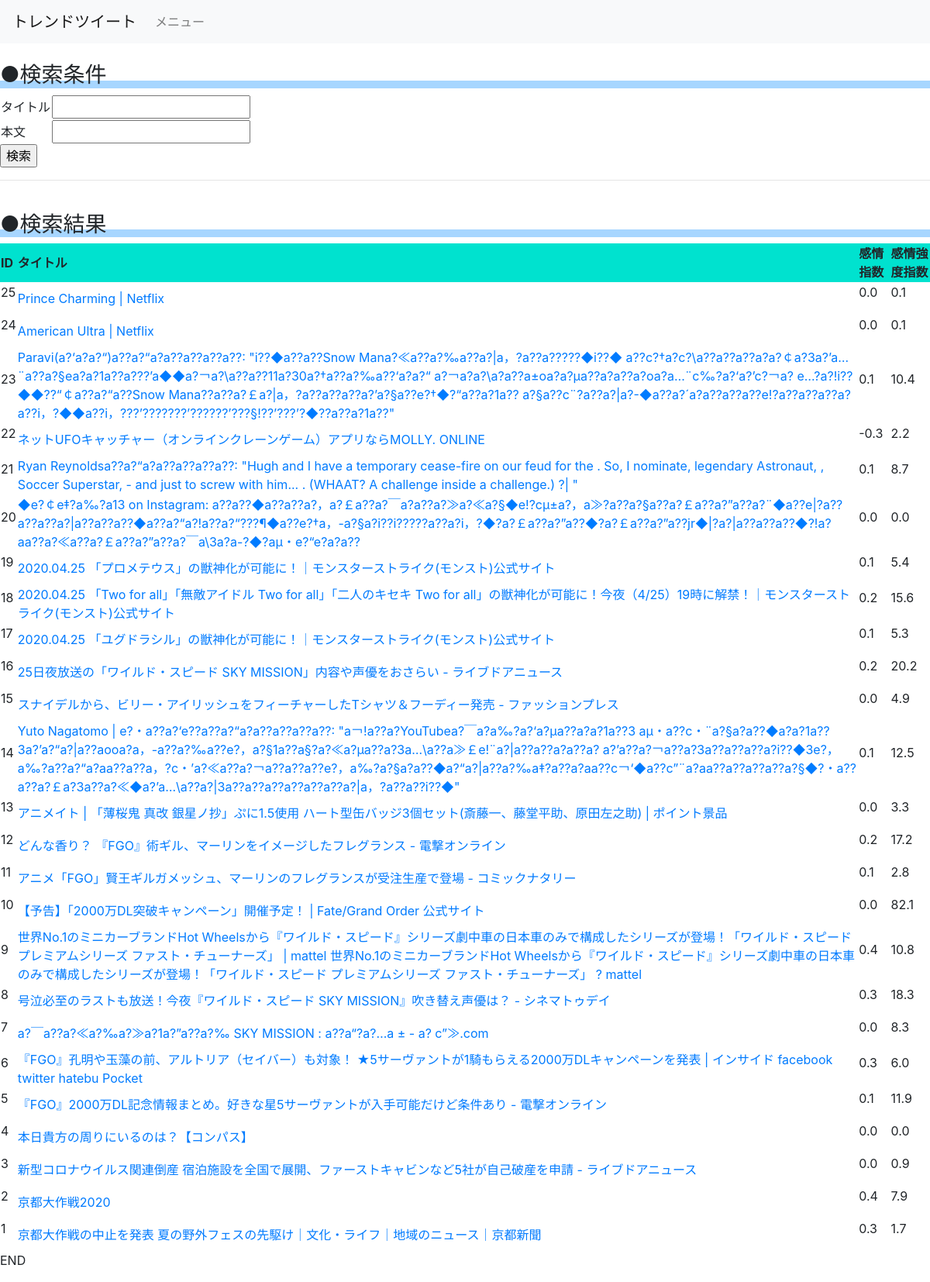
The page /app/linkedurl/ on the database its author committed.
### app/models.py (models this page shows, shortened)
class Url(models.Model):
    linkedurl = models.CharField(
        verbose_name = '関連リンクURL',
        max_length = 500,
    )
    sentimentscore = models.FloatField(
        verbose_name='感情指数',
        blank=True,
        null=True,
    )
    sentimentsmagnitude = models.FloatField(
        verbose_name='感情強度指数',
        blank=True,
        null=True,
    )
    validstrcount = models.IntegerField(
        verbose_name='有効文字数',
        validators=[validators.MinValueValidator(0)],
    )
    title = models.CharField(
        verbose_name = 'タイトル',
        max_length = 200,
        blank=True,
        null=True,
    )
    contents = models.CharField(
        verbose_name = '本文',
        max_length = 10000,
        blank=True,
        null=True,
    )

### app/views.py (the view, shortened to what this page needs)
# urls.py: path('linkedurl/', views.url_forms,  name='url'),
def url_forms(request):
    message = ''
    url_list = Url.objects.all().order_by('-pk')
    form = forms.UrlForm(request.POST or None)
    d = {
        'form': form,
        'message': message,
        'url_list' : url_list,
        }
    return render(request, 'app/url_list.html', d)

### app/forms.py
class UrlForm(forms.ModelForm):
    class Meta:
        model = Url
        fields = ('title', 'contents')

### app/templates/app/url_list.html (shortened to what this page needs)
{% extends "app/_base.html" %}
{% block content %}
<br>
  <h3 class="sub_title">●検索条件</h3>
  <form method="post" action="">
	<table>
	  <tr>
	    <td>{{ form.title.label }}</td>
	    <td>{{ form.title }}</td>
	  </tr>
	  <tr>
	    <td>{{ form.contents.label }}</td>
	    <td>{{ form.contents }}</td>
	  </tr>
	</table>
    <input type="submit" value="検索">
  </form>
  <hr>
  <br>
    <h3 class="sub_title">●検索結果</h3>
	<div class="row">
		<div class="col-12">
			<ul class="list-group">
				<table id="tablelist" class="tablesorter">
					<thead>
					<tr>
						<th>ID</th>
						<th>タイトル</th>
						<th>感情指数</th>
						<th>感情強度指数</th>
					</tr>
					</thead>
					{% for url in url_list %}
						<tr>
							<td><p>{{ url.pk }}</p></td>
							<td><a href={{ url.linkedurl }} target="_blank" rel="noopener noreferrer">{{ url.title }}</a></td>
							<td><p>{{ url.sentimentscore }}</p></td>
							<td><p>{{ url.sentimentsmagnitude }}</p></td>
						</tr>
				{% empty %}
				<li class="list-group-item">
					対象のデータがありません
				</li>
				{% endfor %}
				</table>
			</ul>
		</div>
	</div>
{% endblock %}

### app/static/app/css/app.css (style rules this page uses)
th { background-color: #00e2cf; }
h3.sub_title { background: linear-gradient(transparent 70%, #a7d6ff 70%); }

### rows shown on the page
Url: pk "25", title "Prince Charming | Netflix", sentimentscore "0.0", sentimentsmagnitude "0.1"
Url: pk "24", title "American Ultra | Netflix", sentimentscore "0.0", sentimentsmagnitude "0.1"
Url: pk "23", title "Paravi(a?‘a?a?“)a??a?“a?a??a??a??a??: \"i??◆a??a??Snow Mana?≪a??a?‰a??a?|a，?a??a?????◆i??◆ a??c?†a?c?\\a??a??a??a?a?￠a?3a?’a…¨a??a?§ea?a?1a??a???’a◆◆a?￢a?\\a??a??11a?30a?†a??a?‰a??‘a?a?“ a?￢a?a?\\a?a??a±oa?a?μa??a?a??a?oa?a…¨c‰?a?‘a?’c?￢a? e…?a?!i??◆◆??“￠a??a?“a??Snow Mana??a??a?￡a?|a，?a??a??a??a?’a?§a??e?†◆?“a??a?1a?? a?§a??c¨?a??a?|a?-◆a??a?´a?a??a??a??e!?a??a??a??a?a??i，?◆◆a??i，???’???????’??????’???§!??’???’?◆??a??a?1a??\"", sentimentscore "0.1", sentimentsmagnitude "10.4"
Url: pk "22", title "ネットUFOキャッチャー（オンラインクレーンゲーム）アプリならMOLLY. ONLINE", sentimentscore "-0.3", sentimentsmagnitude "2.2"
Url: pk "21", title "Ryan Reynoldsa??a?“a?a??a??a??a??: \"Hugh and I have a temporary cease-fire on our feud for the . So, I nominate, legendary Astronaut, , Soccer Superstar, - and just to screw with him... . (WHAAT? A challenge inside a challenge.) ?| \"", sentimentscore "0.1", sentimentsmagnitude "8.7"
Url: pk "20", title "◆e?￠e‡?a‰?a13 on Instagram: a??a??◆a??a??a?，a?￡a??a?￣a?a??a?≫a?≪a?§◆e!?cμ±a?，a≫?a??a?§a??a?￡a??a?”a??a?¨◆a??e|?a??a??a??a?|a??a??a??◆a??a?“a?!a??a?“???¶◆a??e?†a，-a?§a?i??i?????a??a?i，?◆?a?￡a??a?”a??◆?a?￡a??a?”a??jr◆|?a?|a??a??a??◆?!a?aa??a?≪a??a?￡a??a?”a??a?￣a\\3a?a-?◆?aμ・e?“e?a?a??", sentimentscore "0.0", sentimentsmagnitude "0.0"
Url: pk "19", title "2020.04.25 「プロメテウス」の獣神化が可能に！｜モンスターストライク(モンスト)公式サイト", sentimentscore "0.1", sentimentsmagnitude "5.4"
Url: pk "18", title "2020.04.25 「Two for all」「無敵アイドル Two for all」「二人のキセキ Two for all」の獣神化が可能に！今夜（4/25）19時に解禁！｜モンスターストライク(モンスト)公式サイト", sentimentscore "0.2", sentimentsmagnitude "15.6"
Url: pk "17", title "2020.04.25 「ユグドラシル」の獣神化が可能に！｜モンスターストライク(モンスト)公式サイト", sentimentscore "0.1", sentimentsmagnitude "5.3"
Url: pk "16", title "25日夜放送の「ワイルド・スピード SKY MISSION」内容や声優をおさらい - ライブドアニュース", sentimentscore "0.2", sentimentsmagnitude "20.2"
Url: pk "15", title "スナイデルから、ビリー・アイリッシュをフィーチャーしたTシャツ＆フーディー発売 - ファッションプレス", sentimentscore "0.0", sentimentsmagnitude "4.9"
Url: pk "14", title "Yuto Nagatomo | e?・a??a?‘e??a??a?“a?a??a??a??a??: \"a￢!a??a?YouTubea?￣a?a‰?a?‘a?μa??a?a?1a??3 aμ・a??c・¨a?§a?a??◆a?a?1a??3a?’a?“a?|a??aooa?a，-a??a?‰a??e?，a?§1a??a§?a?≪a?μa??a?3a…\\a??a≫￡e!¨a?|a??a??a?a??a? a?’a??a?￢a??a?3a??a??a??a?i??◆3e?，a‰?a??a?“a?aa??a??a，?c・’a?≪a??a?￢a??a??a??e?，a‰?a?§a?a??◆a?“a?|a??a?‰a‡?a??a?aa??c￢‘◆a??c”¨a?aa??a??a??a??a?§◆?・a??a??a?￡a?3a??a?≪◆a?’a…\\a??a?|3a??a??a??a??a??a??a?|a，?a??a??i??◆\"", sentimentscore "0.1", sentimentsmagnitude "12.5"
Url: pk "13", title "アニメイト | 「薄桜鬼 真改 銀星ノ抄」ぷに1.5使用 ハート型缶バッジ3個セット(斎藤一、藤堂平助、原田左之助) | ポイント景品", sentimentscore "0.0", sentimentsmagnitude "3.3"
Url: pk "12", title "どんな香り？ 『FGO』術ギル、マーリンをイメージしたフレグランス - 電撃オンライン", sentimentscore "0.2", sentimentsmagnitude "17.2"
Url: pk "11", title "アニメ「FGO」賢王ギルガメッシュ、マーリンのフレグランスが受注生産で登場 - コミックナタリー", sentimentscore "0.1", sentimentsmagnitude "2.8"
Url: pk "10", title "【予告】「2000万DL突破キャンペーン」開催予定！ | Fate/Grand Order 公式サイト", sentimentscore "0.0", sentimentsmagnitude "82.1"
Url: pk "9", title "世界No.1のミニカーブランドHot Wheelsから『ワイルド・スピード』シリーズ劇中車の日本車のみで構成したシリーズが登場！「ワイルド・スピード プレミアムシリーズ ファスト・チューナーズ」 | mattel 世界No.1のミニカーブランドHot Wheelsから『ワイルド・スピード』シリーズ劇中車の日本車のみで構成したシリーズが登場！「ワイルド・スピード プレミアムシリーズ ファスト・チューナーズ」 ? mattel", sentimentscore "0.4", sentimentsmagnitude "10.8"
Url: pk "8", title "号泣必至のラストも放送！今夜『ワイルド・スピード SKY MISSION』吹き替え声優は？ - シネマトゥデイ", sentimentscore "0.3", sentimentsmagnitude "18.3"
Url: pk "7", title "a?￣a??a?≪a?‰a?≫a?1a?”a??a?‰ SKY MISSION : a??a“?a?…a ± - a? c”≫.com", sentimentscore "0.0", sentimentsmagnitude "8.3"
Url: pk "6", title "『FGO』孔明や玉藻の前、アルトリア（セイバー）も対象！ ★5サーヴァントが1騎もらえる2000万DLキャンペーンを発表 | インサイド facebook twitter hatebu Pocket", sentimentscore "0.3", sentimentsmagnitude "6.0"
Url: pk "5", title "『FGO』2000万DL記念情報まとめ。好きな星5サーヴァントが入手可能だけど条件あり - 電撃オンライン", sentimentscore "0.1", sentimentsmagnitude "11.9"
Url: pk "4", title "本日貴方の周りにいるのは？【コンパス】", sentimentscore "0.0", sentimentsmagnitude "0.0"
Url: pk "3", title "新型コロナウイルス関連倒産 宿泊施設を全国で展開、ファーストキャビンなど5社が自己破産を申請 - ライブドアニュース", sentimentscore "0.0", sentimentsmagnitude "0.9"
Url: pk "2", title "京都大作戦2020", sentimentscore "0.4", sentimentsmagnitude "7.9"
Url: pk "1", title "京都大作戦の中止を発表 夏の野外フェスの先駆け｜文化・ライフ｜地域のニュース｜京都新聞", sentimentscore "0.3", sentimentsmagnitude "1.7"
